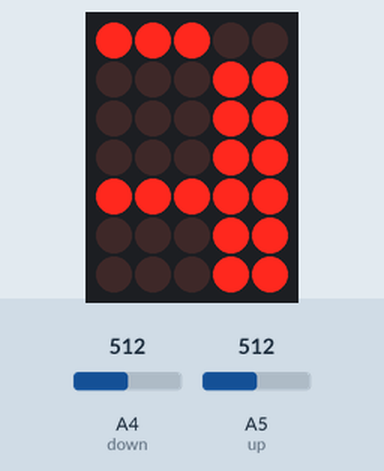
Bench run of a sketch on a simulated Arduino Uno, built with avr-gcc and run on an emulated ATmega328P. On the bench: 5×7 LED matrix. Wiring (inferred from the names in the program): LED matrix (orientation assumed): rows pin 2, pin 3, pin 4, pin 5, pin 6, pin 7, pin 8; columns pin 10, pin 11, pin 12, pin 13, pin 9. The test bench sets the inputs (shaded band); at power-on: A4 (down) = 512, A5 (up) = 512.

Above: at 1.2 s.
1.3 s: A4 (down) set to 109
2.8 s: A4 (down) set to 94
At 3.7 s:
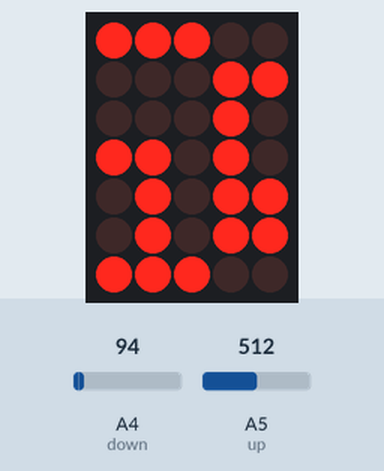
4.4 s: A5 (up) set to 55
5.9 s: A5 (up) set to 43
At 6.8 s:
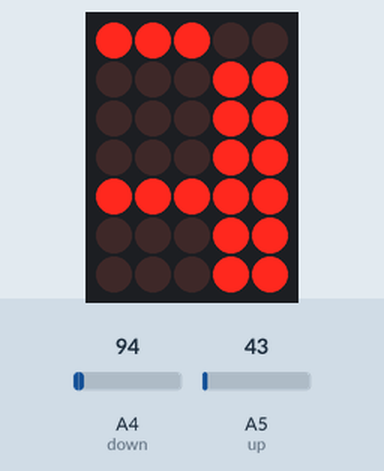
Timing chart, 0 to 8.5 s (numbered marks = the images above; inputs shaded):
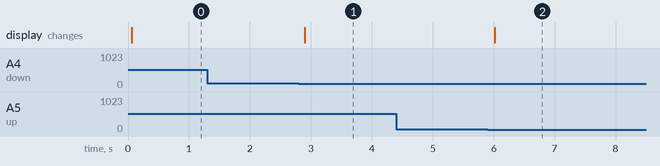

Measured:
- the behaviour switches between 100 and 99 on A4 (down) (found by bisection; images 0 and 1)
- the behaviour switches between 50 and 49 on A5 (up) (found by bisection; images 1 and 2)
- after the input at 1.3 s, every drawn part: stays the same
- after the input at 2.8 s, the display: changes after 0.10 s (image 1)
- after the input at 4.4 s, every drawn part: stays the same
- after the input at 5.9 s, the display: changes after 0.12 s (image 2)

The sketch:

display.ino
```cpp
/* display

    CSE 132 - Assignment 7

    Fill this out so we know whose assignment this is.

    Name: Albert Kao
    WUSTL Key: albert.kao

    Name: Jeff Che
    WUSTL Key: jche

*/

const int row1 = 2;
const int row2 = 3;
const int row3 = 4;
const int row4 = 5;
const int row5 = 6;
const int row6 = 7;
const int row7 = 8;
const int col1 = 9;
const int col2 = 10;
const int col3 = 11;
const int col4 = 12;
const int col5 = 13;

const int up = A5;
const int down = A4;
const int frame = 10; //frame of 10 ms
int nextCase = 0;

bool upState;
bool prevUpState = 0;

bool downState;
bool prevDownState = 0;

unsigned long prevDownDBTime = 0; //DB: debounce

unsigned long prevUpDBTime = 0;
unsigned long debounceDelay = 30;

long period = 10;
unsigned long time_now = 0;

char c = 0x21;

#include "font.h"
//unsigned long lastBounce =0;

void setup () {
  // insert code here as needed

  Serial.begin(9600);

  //buttons
  pinMode(A4, INPUT_PULLUP);
  pinMode(A5, INPUT_PULLUP);
  //led board rows and cols
  pinMode(row1, OUTPUT);
  pinMode(row2, OUTPUT);
  pinMode(row3, OUTPUT);
  pinMode(row4, OUTPUT);
  pinMode(row5, OUTPUT);
  pinMode(row6, OUTPUT);
  pinMode(row7, OUTPUT);
  pinMode(col1, OUTPUT);
  pinMode(col2, OUTPUT);
  pinMode(col3, OUTPUT);
  pinMode(col4, OUTPUT);
  pinMode(col5, OUTPUT);
}

void loop () {
  // insert code here as needed
  int r1 = analogRead(up); // will return either HIGH or LOW
//  Serial.println(r1);

  bool upBtnPressed = false; //false initially, unless analog upBtnPressed is not 1024 (printing out, it is about 14)
  if (r1 < 50) { //Check if it is HIGH or LOW
    upBtnPressed = true;
  }

  if (upBtnPressed != prevUpState) { //if previous up state is not equal to upBtnPressed, start counting time (means a transition to next state has been made due to noise or pressing)
    prevUpDBTime = millis(); //reset timer
  }

  if ((millis() - prevUpDBTime) > debounceDelay) { //borrowed debounce idea from studio 7
    if (upBtnPressed != upState) { //if button state has changed in debounce time
      upState = upBtnPressed;
      if (upState) {
        c = c + 1;
        if (c > 0x5f) {
          c = 0;
        }
//        Serial.println((int)c);
      }
    }
  }

  prevUpState = upBtnPressed; //it was pressed

  //same idea as above, repeated for down btn
  int r2 = analogRead(down);
//  Serial.println(r2);

  bool downBtnPressed = false;
  if (r2 < 100) {
    downBtnPressed = true;
  }

  if (downBtnPressed != prevDownState) {
    prevDownDBTime = millis();
  }

  if ((millis() - prevDownDBTime) > debounceDelay) {
    if (downBtnPressed != downState) {
      downState = downBtnPressed;
      if (downState) {
        c = c - 1;
        if (c < 0) {
          c = 0x5f;
        }
//        Serial.println((int)c);
      }
    }
  }

//  Serial.println((int)c); //current character state we are in: 0 to 95, the list of fonts
  prevDownState = downBtnPressed;

//  time_now = millis();
//  while (millis() < time_now + 5) {
//    //wait 10 ms?
//  }

  displayChar(c); //display the current character c on the led board
  delay(5);
}


//////////////////////////////
//display character function//
//////////////////////////////
void displayChar(char c) {
  for (int i = 2; i < 9; ++i) { //rows to low initially
    digitalWrite(i, LOW);
  }
  for (int i = 9; i < 14; ++i) {
    digitalWrite(i, HIGH); //columns to high initially
  }

  int line = 0;
  switch (nextCase) {

    case 0:

      digitalWrite(col1, LOW); //column 1 to low
      line = font_5x7[c][0];
      for (int i = 0; i < 7; ++i) {
        if ((line >> (7 - i)) & 1) { //if that row is what we want from this character's encoding, set to high
          digitalWrite((i + 2), HIGH);
        }
      }
      nextCase = 1;

      break;

    case 1:

      digitalWrite(col2, LOW);
      line = font_5x7[c][1];
      for (int i = 0; i < 7; ++i) {
        if ((line >> (7 - i)) & 1) {
          digitalWrite((i + 2), HIGH);
        }
      }
      nextCase = 2;

      break;

    case 2:

      digitalWrite(col3, LOW);
      line = font_5x7[c][2];
      for (int i = 0; i < 7; ++i) {
        if ((line >> (7 - i)) & 1) {
          digitalWrite((i + 2), HIGH);
        }
      }
      nextCase = 3;

      break;

    case 3:

      digitalWrite(col4, LOW);
      line = font_5x7[c][3];
      for (int i = 0; i < 7; ++i) {
        if ((line >> (7 - i)) & 1) {
          digitalWrite((i + 2), HIGH);
        }
      }
      nextCase = 4;

      break;

    case 4:

      digitalWrite(col5, LOW);
      line = font_5x7[c][4];
      for (int i = 0; i < 8; ++i) {
        if ((line >> (7 - i)) & 1) {
          digitalWrite((i + 2), HIGH);
        }
      }
      nextCase = 0;

      break;
  }

}

//A delta time variable for switching between columns (keep this timer at around 5 to 10 ms)
```

Source omitted: font.h (data table, 3573 bytes)
